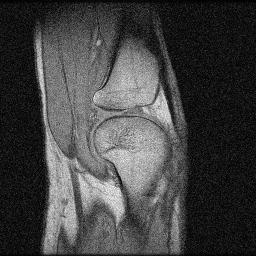
%> input picture reconstructedMRI.jpg, 256 x 256 px
$ octave untitled.m   (GNU Octave 9; MATLAB toolbox functions it lacks are replaced by stand-ins)
%> lines starting %> are read from the running program, lines starting %| are printed output that depends on the picture
clc , close all, clear all;
img = im2double(imread('reconstructedMRI.jpg'))
%> img: size 256x256 double; min 0, max 1, mean 0.261
sigma = 1
kernel = zeros(5,5)
W = 0
for i=1:5
    for j=1:5
        sq_dist = (i-3)^2 + (j-3)^2;
        kernel(i,j) = exp(-1*(sq_dist)/(2*sigma*sigma))
        W = W + kernel(i,j)
    end
end
kernel = kernel / W;
[m,n] = size(img);
%> m = 256; n = 256
output = zeros(m,n);
Im = padarray(img,[2 2]);
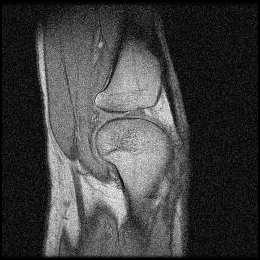
%> Im: size 260x260 double; min 0, max 1, mean 0.253
for i=1:m
    for j=1:n
        temp = Im(i:i+4 , j : j+4);
        temp = double(temp);
        conv = temp.*kernel;
        output(i,j)= sum(conv(:));

    end
end
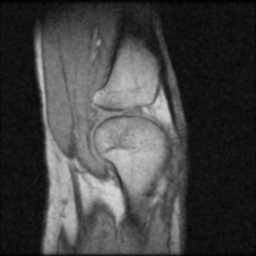
%> output: size 256x256 double; min 0.0051, max 0.84, mean 0.261
output = im2double(output)
imshow(output)
